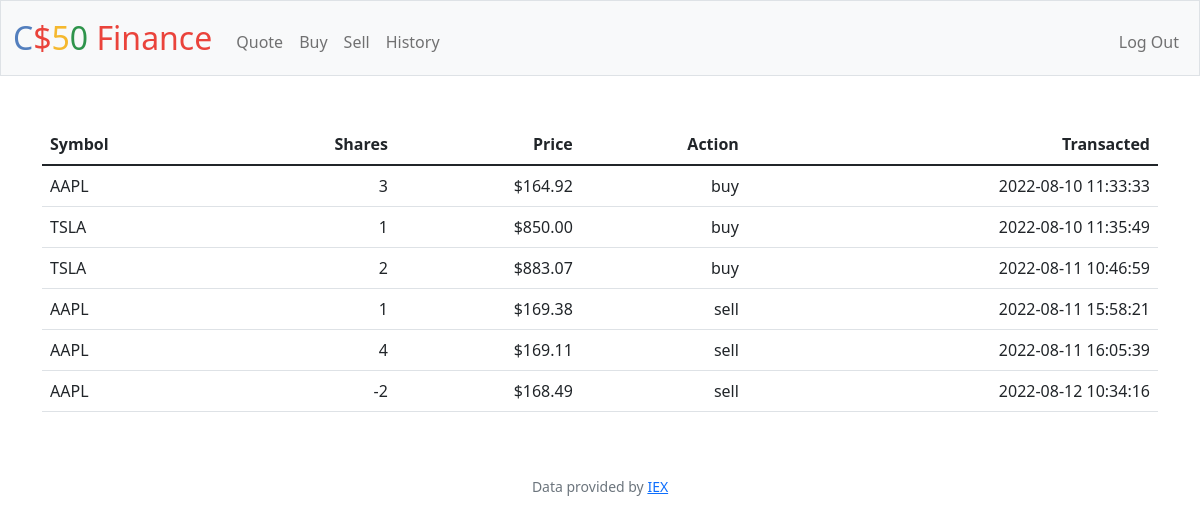
Screenshot of /history (signed in) with the database file from the repository.
### tables this page shows
CREATE TABLE transactions (id INTEGER PRIMARY KEY AUTOINCREMENT NOT NULL, user_id INTEGEER NOT NULL, symbol TEXT NOT NULL, name TEXT NOT NULL, shares INTEGER NOT NULL, price NUMERIC NOT NULL, type TEXT NOT NULL, time TIMESTAMP DEFAULT CURRENT_TIMESTAMP, FOREIGN KEY(user_id) REFERENCES users(id));

### app.py (the view)
@app.route("/history")
@login_required
def history():
    user_id = session["user_id"]
    holdings = db.execute("SELECT symbol, shares, price, type, time FROM transactions WHERE user_id = ?", user_id)
    return render_template("history.html", holdings = holdings)

### app.py (called while the page is built)
@app.after_request
def after_request(response):
    response.headers["Cache-Control"] = "no-cache, no-store, must-revalidate"
    response.headers["Expires"] = 0
    response.headers["Pragma"] = "no-cache"
    return response

### helpers.py (called while the page is built)
def login_required(f):
    @wraps(f)
    def decorated_function(*args, **kwargs):
        if session.get("user_id") is None:
            return redirect("/login")
        return f(*args, **kwargs)
    return decorated_function

def usd(value):
    return f"${value:,.2f}"

### templates/history.html (shortened to what this page needs)
{% extends "layout.html" %}
{% block main %}
<table class="table">
    <thead>
        <tr>
            <th class="text-start">Symbol</th>
            <th class="text-end">Shares</th>
            <th class="text-end">Price</th>
            <th class="text-end">Action</th>
            <th class="text-end">Transacted</th>
        </tr>
    </thead>
    <tbody>
        {% for holding in holdings %}
            <tr>
                <td class="text-start">{{ holding.symbol }}</td>
                <td class="text-end">{{ holding.shares }}</td>
                <td class="text-end">{{ holding.price | usd }}</td>
                <td class="text-end">{{ holding.type }}</td>
                <td class="text-end">{{ holding.time }}</td>
            </tr>
        {% endfor %}
    </tbody>
</table>
{% endblock %}

### rows the page displays
transactions: symbol "AAPL", shares "3", price "$164.92", type "buy", time "2022-08-10 11:33:33"
transactions: symbol "TSLA", shares "1", price "$850.00", type "buy", time "2022-08-10 11:35:49"
transactions: symbol "TSLA", shares "2", price "$883.07", type "buy", time "2022-08-11 10:46:59"
transactions: symbol "AAPL", shares "1", price "$169.38", type "sell", time "2022-08-11 15:58:21"
transactions: symbol "AAPL", shares "4", price "$169.11", type "sell", time "2022-08-11 16:05:39"
transactions: symbol "AAPL", shares "-2", price "$168.49", type "sell", time "2022-08-12 10:34:16"
